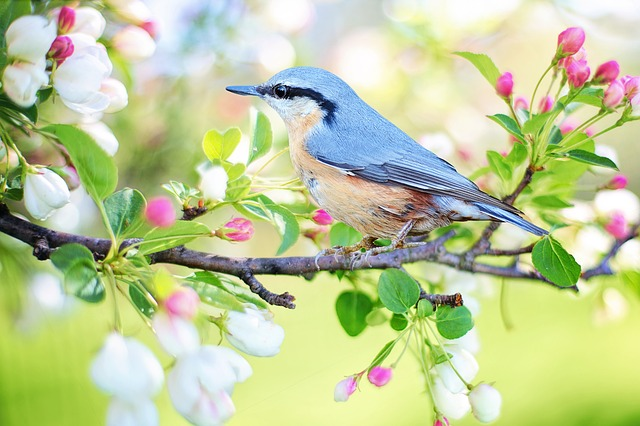
#> input picture SB#342_Task0/Task0.2/Image Processing/Images/bird.jpg, 640 x 426 px, found by its file name
$ python main.py
#> lines starting #> are read from the running program, lines starting #| are printed output that depends on the picture
import cv2 as cv
import numpy as np
import os
import csv
from PIL import Image
bird=cv.imread('/SB0#342_Task0/Task0.2/Image Processing/Images/bird.jpg')
#> bird is the input picture: shape (426, 640, 3); mean B, G, R 154.3, 203, 191.5
cat=cv.imread('/SB#0342_Task0/Task0.2/Image Processing/Images/cat.jpg')
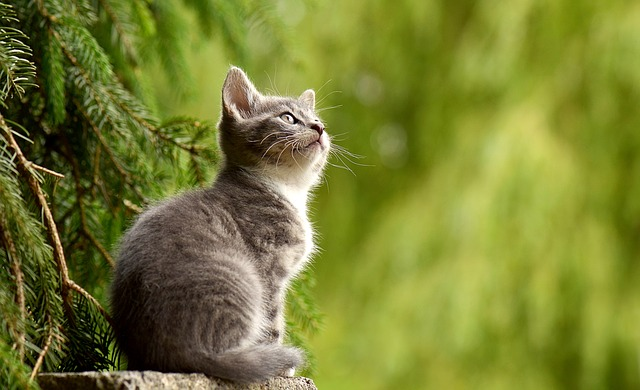
#> input picture SB#0342_Task0/Task0.2/Image Processing/Images/cat.jpg, 640 x 390 px, found by its file name
#> cat is the input picture: shape (390, 640, 3); mean B, G, R 50.1, 126.1, 119.4
flowers=cv.imread('/SB#0342_Task0/Task0.2/Image Processing/Images/flowers.jpg')
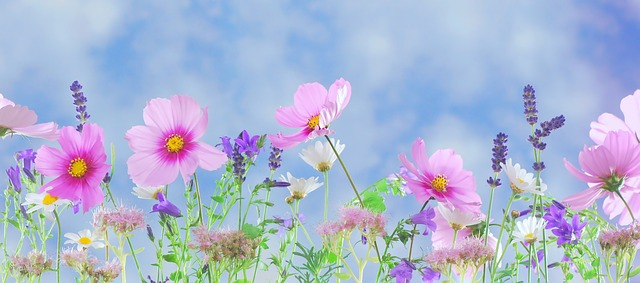
#> input picture SB#0342_Task0/Task0.2/Image Processing/Images/flowers.jpg, 640 x 283 px, found by its file name
#> flowers is the input picture: shape (283, 640, 3); mean B, G, R 209, 182.4, 172.4
horse=cv.imread('/SB#0342_Task0/Task0.2/Image Processing/Images/horse.jpg')
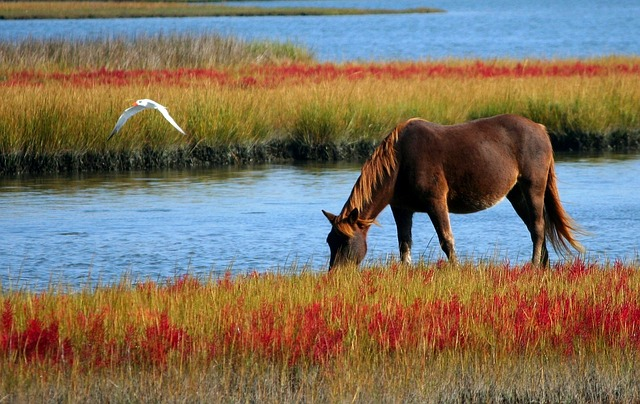
#> input picture SB#0342_Task0/Task0.2/Image Processing/Images/horse.jpg, 640 x 404 px, found by its file name
#> horse is the input picture: shape (404, 640, 3); mean B, G, R 95.9, 113.2, 126.6
name=['bird.jpg','cat.jpg','flowers.jpg','horse.jpg']
height=[bird.shape[0],cat.shape[0],flowers.shape[0],horse.shape[0]]
#> height = [426, 390, 283, 404]
width=[bird.shape[1],cat.shape[1],flowers.shape[1],horse.shape[1]]
#> width = [640, 640, 640, 640]
channels=[bird.shape[2],cat.shape[2],flowers.shape[2],horse.shape[2]]
#> channels = [3, 3, 3, 3]
dimensions=[bird.shape,cat.shape,flowers.shape,horse.shape]
center=[bird[height[0]//2][width[0]//2],cat[height[1]//2][width[1]//2],flowers[height[2]//2][width[2]//2],horse[height[3]//2][width[3]//2]]
#> center = [[172, 88, 244], [10, 113, 105], [223, 206, 187], [238, 192, 145]]
def partA():
    with open('/SB#0342_Task0/Task0.2/Image Processing/Generated/stats.csv','w') as csvfile:
        filewriter = csv.writer(csvfile, delimiter=',',
                            quotechar='|', quoting=csv.QUOTE_MINIMAL)
        for i in range(0,4):
            filewriter.writerow([name[i],height[i],width[i],channels[i],center[i][0],center[i][1],center[i][2]])
        """filewriter.writerow(['bird.jpg', 'Profession'])
        filewriter.writerow(['cat.jpg', 'Software Developer'])
        filewriter.writerow(['flowers.jpg', 'Software Developer'])
        filewriter.writerow(['horse.jpg', 'Manager'])"""


def partB():
    red=cat.copy()
    red[:,:,0]=0
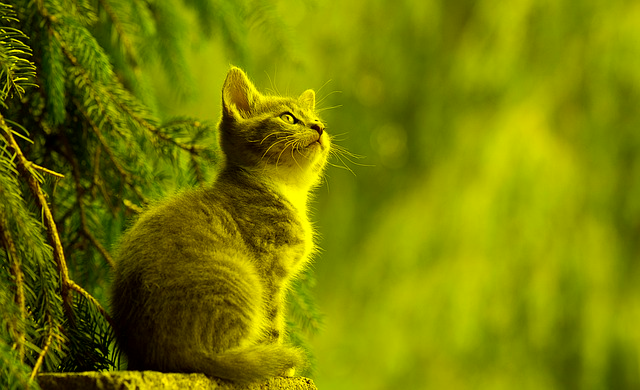
#> red: shape (390, 640, 3); mean B, G, R 0, 126.1, 119.4
    red[:,:,1]=0
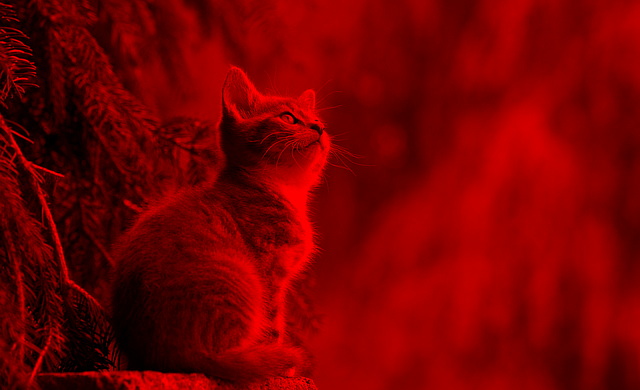
#> red: shape (390, 640, 3); mean B, G, R 0, 0, 119.4
    cv.imwrite('/SB#0342_Task0/Task0.2/Image Processing/Generated/cat_red.jpg',red)

def partC():
    alpha=Image.open(r'/SB#0342_Task0/Task0.2/Image Processing/Images/flowers.jpg')
    alpha.putalpha(128)
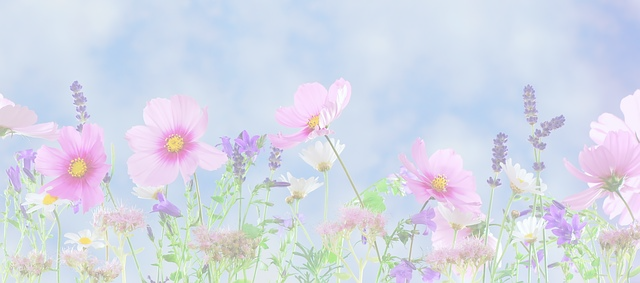
#> alpha: PIL image 640x283 RGBA; mean R, G, B, A 172.4, 182.4, 209, 128; transparent parts drawn white
    """b,r,g=cv.split(flowers)
    a=np.ones(b.shape,dtype=b.dtype)*50
    brga=cv.merge((b,r,g,a))"""
    alpha.save('/SB#0342_Task0/Task0.2/Image Processing/Generated/flowers_alpha.png')

def partD():
    h=horse
    for i in range(0,h.shape[0]):
        for j in range(0,h.shape[1]):
            h[i,j]=0.3*h[i,j,2]+0.59*h[i,j,1]+0.11*h[i,j,0]
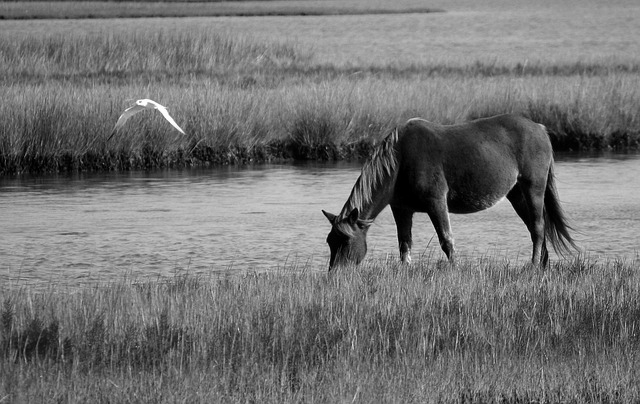
#> h: shape (404, 640, 3); min 0, max 255, mean 114.9
    cv.imwrite('/SB#0342_Task0/Task0.2/Image Processing/Generated/horse_gray.jpg',h)

partA()
partB()
partC()
partD()
